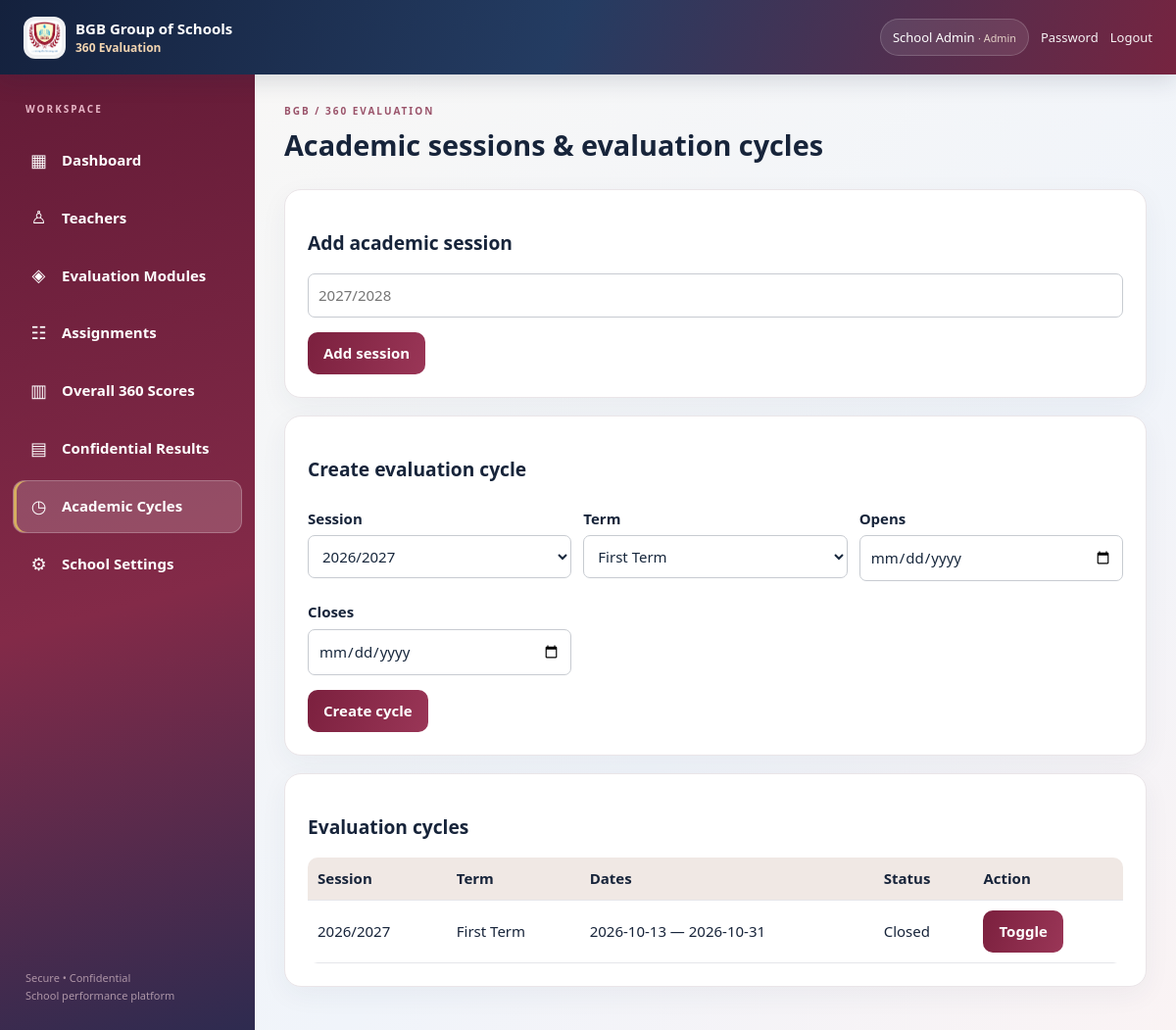
The page /admin/cycles.php (signed in) on the database its author committed.
### tables this page shows
CREATE TABLE `evaluation_cycles` (
  `id` int NOT NULL,
  `session_id` int NOT NULL,
  `term` varchar(40) NOT NULL,
  `starts_at` date DEFAULT NULL,
  `ends_at` date DEFAULT NULL,
  `is_open` tinyint DEFAULT '1'
);

CREATE TABLE `academic_sessions` (
  `id` int NOT NULL,
  `name` varchar(30) NOT NULL,
  `is_current` tinyint NOT NULL DEFAULT '0'
);

### admin/cycles.php (the view)
<?php require __DIR__.'/../includes/core.php';require_login(['admin']);$sessions=all('SELECT * FROM academic_sessions ORDER BY id DESC');if($_SERVER['REQUEST_METHOD']==='POST'){verify_csrf();if($_POST['action']==='session'){sql('INSERT INTO academic_sessions(name) VALUES (?)',[trim($_POST['name'])]);}elseif($_POST['action']==='cycle'){sql('INSERT INTO evaluation_cycles(session_id,term,starts_at,ends_at,is_open) VALUES (?,?,?,?,1)',[(int)$_POST['session_id'],trim($_POST['term']),$_POST['starts_at']?:null,$_POST['ends_at']?:null]);}elseif($_POST['action']==='toggle'){sql('UPDATE evaluation_cycles SET is_open=1-is_open WHERE id=?',[(int)$_POST['id']]);}audit('cycle_configuration');flash('Saved.');go('admin/cycles.php');}$cycles=all('SELECT c.*,s.name session_name FROM evaluation_cycles c JOIN academic_sessions s ON s.id=c.session_id ORDER BY c.id DESC');ob_start();?><div class="card"><h2>Add academic session</h2><form method="post"><?=token()?><input type="hidden" name="action" value="session"><input name="name" placeholder="2027/2028" required><p><button>Add session</button></p></form></div><div class="card"><h2>Create evaluation cycle</h2><form method="post"><?=token()?><input type="hidden" name="action" value="cycle"><div class="formgrid"><div><label>Session</label><select name="session_id"><?php foreach($sessions as $s)echo '<option value="'.$s['id'].'">'.h($s['name']).'</option>';?></select></div><div><label>Term</label><select name="term"><option>First Term</option><option>Second Term</option><option>Third Term</option></select></div><div><label>Opens</label><input type="date" name="starts_at"></div><div><label>Closes</label><input type="date" name="ends_at"></div></div><p><button>Create cycle</button></p></form></div><div class="card"><h2>Evaluation cycles</h2><div class="tablewrap"><table><tr><th>Session</th><th>Term</th><th>Dates</th><th>Status</th><th>Action</th></tr><?php foreach($cycles as $c){echo '<tr><td>'.h($c['session_name']).'</td><td>'.h($c['term']).'</td><td>'.h($c['starts_at']).' — '.h($c['ends_at']).'</td><td>'.($c['is_open']?'Open':'Closed').'</td><td><form method="post">'.token().'<input type="hidden" name="action" value="toggle"><input type="hidden" name="id" value="'.$c['id'].'"><button>Toggle</button></form></td></tr>';}?></table></div></div><?php layout('Academic sessions & evaluation cycles',ob_get_clean());

### assets/css/style.css (style rules this page uses)
* { box-sizing:border-box }
body { margin:0;background:#f8f5ef;color:#1b2941;font:15px/1.55 system-ui,Arial,sans-serif }
h2 { font-size:1.2rem }
.card { background:#fff;border:1px solid #e4ded4;border-radius:12px;padding:20px;margin:0 0 18px;box-shadow:0 3px 12px #18243a0a }
.btn,button { border:0;background:#70263c;color:white;padding:10px 16px;border-radius:8px;cursor:pointer;text-decoration:none;display:inline-block;font:inherit }
input,select,textarea { width:100%;border:1px solid #c7cbd1;border-radius:7px;padding:10px;font:inherit;background:#fff;color:#17273c }
label { display:block;font-weight:650;margin:8px 0 5px }
.formgrid { display:grid;grid-template-columns:repeat(auto-fit,minmax(220px,1fr));gap:12px }
.tablewrap { overflow-x:auto }
table { border-collapse:collapse;width:100%;background:white }
td,th { border-bottom:1px solid #e5e6ea;text-align:left;padding:10px;vertical-align:top }
th { background:#f0e8e4 }
:root { --navy:#14213d;--maroon:#7b203e;--gold:#d6ae60;--cream:#faf8f5;--ink:#17243a }
body { background:linear-gradient(140deg,#faf8f5,#f0f4fa 65%,#faf3f4);color:var(--ink) }
.card { border:1px solid #eae5e8;border-radius:17px;padding:23px;box-shadow:0 8px 28px #2634530d;transition:box-shadow .2s,transform .2s }
.btn,button:not(.menu-toggle) { background:linear-gradient(110deg,#7b203e,#9a3657);border-radius:10px;font-weight:600;transition:transform .18s,box-shadow .18s }
.card form p { margin-bottom:0 }
html { width:100%;overflow-x:hidden;-webkit-text-size-adjust:100% }
body { min-width:0;width:100%;overflow-x:hidden }
.shell,main,.card,.grid,.formgrid,.actions { min-width:0 }
.card { max-width:100% }
.card h1,.card h2,.card h3 { overflow-wrap:break-word }
.tablewrap { display:block;width:100%;max-width:100%;overflow-x:auto;overflow-y:hidden;-webkit-overflow-scrolling:touch;overscroll-behavior-x:contain;border-radius:10px }
.tablewrap table { width:100%;min-width:650px;border-collapse:collapse;table-layout:auto }
.tablewrap th,.tablewrap td { white-space:nowrap;word-break:normal;overflow-wrap:normal;vertical-align:middle }
.tablewrap td .btn,.tablewrap td button { white-space:nowrap;min-width:max-content }
.formgrid { grid-template-columns:repeat(auto-fit,minmax(min(100%,240px),1fr)) }
.formgrid>* { min-width:0 }
input,select,textarea { min-width:0;max-width:100% }

### rows shown on the page
evaluation_cycles: academic_sessions.name "2026/2027", term "First Term", starts_at "2026-10-13", ends_at "2026-10-31", is_open "Closed"

### other values the page prints
$school['school_name'] "BGB Group of Schools"
$u['name'] "School Admin"
$role "Admin"
$item[1] "▦"
$item[0] "Dashboard"
$item[1] "♙"
$item[0] "Teachers"
$item[1] "◈"
$item[0] "Evaluation Modules"
$item[1] "☷"
$item[0] "Assignments"
$item[1] "▥"
$item[0] "Overall 360 Scores"
$item[1] "▤"
$item[0] "Confidential Results"
